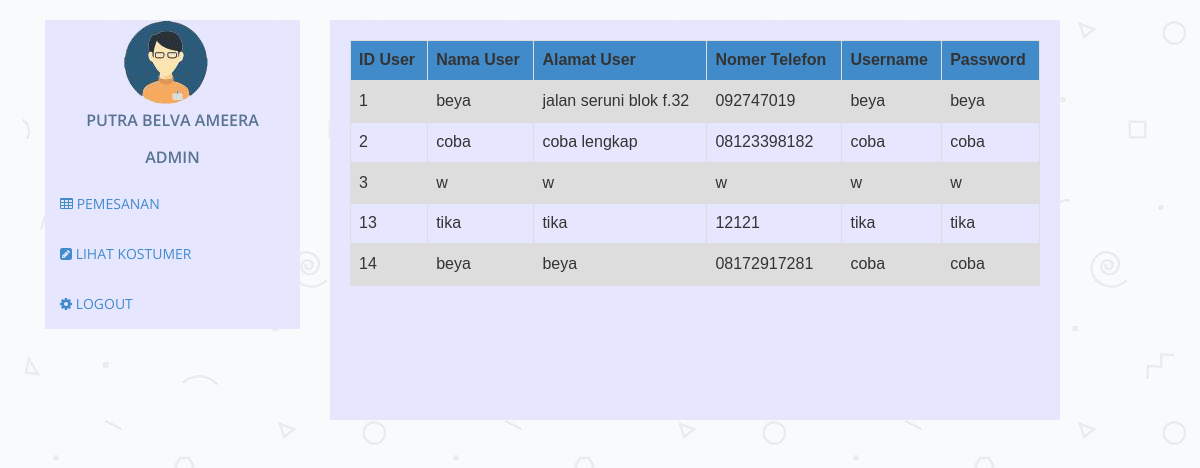
/index.php?lihat-user, run on the app's committed database.
### tables this page shows
CREATE TABLE `member` (
  `idmember` int(11) NOT NULL,
  `namamember` varchar(50) NOT NULL,
  `alamatmember` varchar(100) NOT NULL,
  `nomortelefon` varchar(15) NOT NULL,
  `user` varchar(15) NOT NULL,
  `pass` varchar(10) NOT NULL
);

### controller/controller2.php (called while the page is built, shortened)
<?php
class controller2{
	function lihatuser(){
		$query = "select * from member";
		$data = mysql_query($query);
		include "vUser.php";
	}
}
?>

### vUser.php (the view, shortened to what this page needs)
<?php include 'sidebar-admin.php';?>
<head>
        <link href="assets/css/bootstrap.css" rel="stylesheet" />
        <link href="assets/css/font-awesome.min.css" rel="stylesheet" />
        <link href="assets/css/style2.css" rel="stylesheet" />
    </head>
    <body>
<div class="col-md-8">
  <div class="profile-content">
    <div class="table-responsive">
     <table  class="table table-striped table-bordered table-hover" border="1">
      <thead>
        <tr>
          <th>ID User</th>
          <th>Nama User</th>
          <th>Alamat User</th>
          <th>Nomer Telefon</th>
          <th>Username</th>
          <th>Password</th>
        </tr>
        <?php while($row = mysql_fetch_array($data)){
          echo
          "
          <tr>
            <td>$row[idmember]</td>
            <td>$row[namamember]</td>
            <td>$row[alamatmember]</td>
            <td>$row[nomortelefon]</td>
            <td>$row[user]</td>
            <td>$row[pass]</td>
        </tr>
        ";
      }
      ?>
  </thead>
</table>
</div>
</body>

### assets/css/style2.css (style rules this page uses)
body { font-family: 'Open Sans', sans-serif; line-height: 30px; background:url('../img/img.jpg'); }
th { background-color: #428bca; }
table { font-family: arial, sans-serif; border-collapse: collapse; width: 100%; }
tr:nth-child(even) { background-color: #dddddd; }
.profile-content { padding: 20px; background: #e6e6ff; min-height: 400px; }

### data on the page
member: idmember "1", namamember "beya", alamatmember "jalan seruni blok f.32", nomortelefon "092747019", user "beya", pass "beya"
member: idmember "2", namamember "coba", alamatmember "coba lengkap", nomortelefon "08123398182", user "coba", pass "coba"
member: idmember "3", namamember "w", alamatmember "w", nomortelefon "w", user "w", pass "w"
member: idmember "13", namamember "tika", alamatmember "tika", nomortelefon "12121", user "tika", pass "tika"
member: idmember "14", namamember "beya", alamatmember "beya", nomortelefon "08172917281", user "coba", pass "coba"
